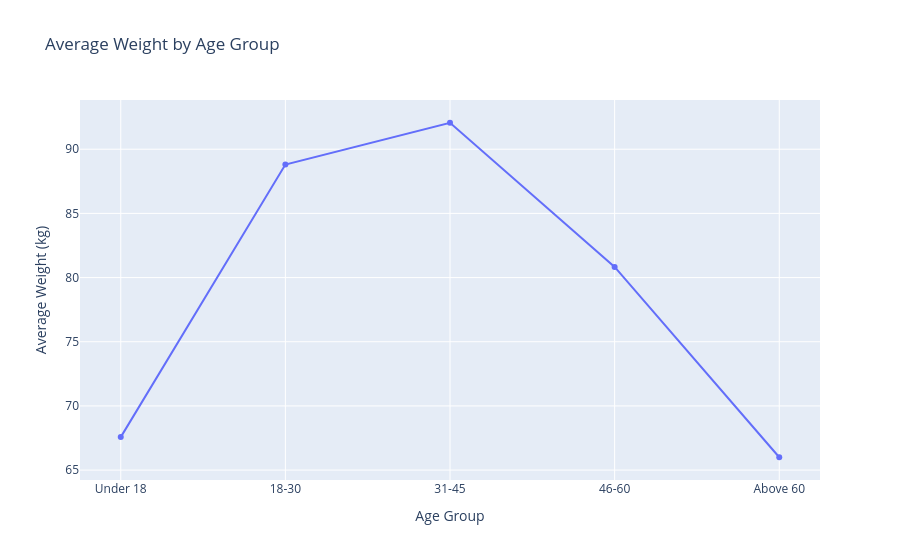

Notebook cell for this chart:
### Markdown cell above
<h4>Visualization 18 — Average Weight by Age Group</h4>

<p><strong>Visualization Type:</strong> Interactive Line Chart — Plotly</p>

<p><strong>Purpose:</strong> To compare average weight across age groups created during data cleaning.</p>

<p><strong>Insight:</strong>Identify age groups with relatively higher or lower average weight. A line connecting age groups is a visual guide; it does not imply that the groups are continuous measurements. </p>

### Code cell
# Visualization 18: Average Weight by Age Group

age_weight = (
    df.groupby("age_group", observed=True)["weight"]
    .mean()
    .reset_index()
)

age_weight["age_group"] = age_weight["age_group"].astype(str)

fig = px.line(
    age_weight,
    x="age_group",
    y="weight",
    markers=True,
    title="Average Weight by Age Group",
    labels={
        "age_group": "Age Group",
        "weight": "Average Weight (kg)"
    }
)

fig.show()

### Figure 1 — Plotly figure (JSON) as saved in the notebook; plotly's stock layout.template omitted (floating-point values rounded to 4 significant figures)
{"data": [{"hovertemplate": "Age Group=%{x}<br>Average Weight (kg)=%{y}<extra></extra>", "legendgroup": "", "line": {"color": "#636efa", "dash": "solid"}, "marker": {"symbol": "circle"}, "mode": "lines+markers", "name": "", "orientation": "v", "showlegend": false, "type": "scatter", "x": ["Under 18", "18-30", "31-45", "46-60", "Above 60"], "xaxis": "x", "y": [67.57, 88.81, 92.06, 80.83, 66.0], "yaxis": "y"}], "layout": {"legend": {"tracegroupgap": 0}, "title": {"text": "Average Weight by Age Group"}, "xaxis": {"anchor": "y", "domain": [0, 1], "title": {"text": "Age Group"}}, "yaxis": {"anchor": "x", "domain": [0, 1], "title": {"text": "Average Weight (kg)"}}}}
